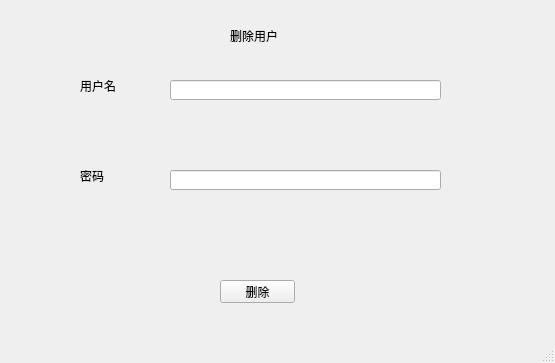
<?xml version="1.0" encoding="UTF-8"?>
<ui version="4.0">
 <class>DeleteUserWindow</class>
 <widget class="QMainWindow" name="DeleteUserWindow">
  <property name="geometry">
   <rect>
    <x>0</x>
    <y>0</y>
    <width>555</width>
    <height>363</height>
   </rect>
  </property>
  <property name="windowTitle">
   <string>MainWindow</string>
  </property>
  <widget class="QWidget" name="centralwidget">
   <widget class="QLabel" name="label">
    <property name="geometry">
     <rect>
      <x>80</x>
      <y>80</y>
      <width>54</width>
      <height>12</height>
     </rect>
    </property>
    <property name="text">
     <string>用户名</string>
    </property>
   </widget>
   <widget class="QLabel" name="label_2">
    <property name="geometry">
     <rect>
      <x>80</x>
      <y>170</y>
      <width>54</width>
      <height>12</height>
     </rect>
    </property>
    <property name="text">
     <string>密码</string>
    </property>
   </widget>
   <widget class="QLabel" name="label_3">
    <property name="geometry">
     <rect>
      <x>230</x>
      <y>30</y>
      <width>54</width>
      <height>12</height>
     </rect>
    </property>
    <property name="text">
     <string>删除用户</string>
    </property>
   </widget>
   <widget class="QPushButton" name="btn_del">
    <property name="geometry">
     <rect>
      <x>220</x>
      <y>280</y>
      <width>75</width>
      <height>23</height>
     </rect>
    </property>
    <property name="text">
     <string>删除</string>
    </property>
   </widget>
   <widget class="QLineEdit" name="et_username">
    <property name="geometry">
     <rect>
      <x>170</x>
      <y>80</y>
      <width>271</width>
      <height>20</height>
     </rect>
    </property>
   </widget>
   <widget class="QLineEdit" name="et_pwd">
    <property name="geometry">
     <rect>
      <x>170</x>
      <y>170</y>
      <width>271</width>
      <height>20</height>
     </rect>
    </property>
   </widget>
  </widget>
  <widget class="QMenuBar" name="menubar">
   <property name="geometry">
    <rect>
     <x>0</x>
     <y>0</y>
     <width>555</width>
     <height>23</height>
    </rect>
   </property>
  </widget>
  <widget class="QStatusBar" name="statusbar"/>
 </widget>
 <resources/>
 <connections/>
</ui>
